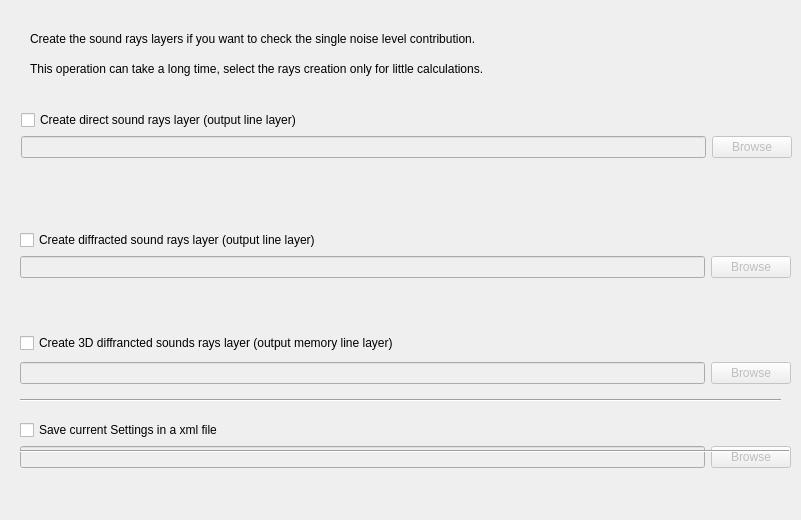
   <widget class="QWidget" name="tabDebug">
    <property name="whatsThis">
     <string/>
    </property>
    <attribute name="title">
     <string>Options</string>
    </attribute>
    <widget class="QLabel" name="label_14">
     <property name="geometry">
      <rect>
       <x>30</x>
       <y>30</y>
       <width>641</width>
       <height>17</height>
      </rect>
     </property>
     <property name="text">
      <string>Create the sound rays layers if you want to check the single noise level contribution.</string>
     </property>
     <property name="alignment">
      <set>Qt::AlignLeading|Qt::AlignLeft|Qt::AlignVCenter</set>
     </property>
    </widget>
    <widget class="QWidget" name="verticalLayoutWidget_12">
     <property name="geometry">
      <rect>
       <x>20</x>
       <y>230</y>
       <width>771</width>
       <height>91</height>
      </rect>
     </property>
     <layout class="QVBoxLayout" name="rays_layer_verticalLayout_2">
      <property name="sizeConstraint">
       <enum>QLayout::SetMaximumSize</enum>
      </property>
      <item>
       <widget class="QCheckBox" name="diff_rays_layer_checkBox">
        <property name="enabled">
         <bool>true</bool>
        </property>
        <property name="text">
         <string>Create diffracted sound rays layer (output line layer)</string>
        </property>
        <property name="checked">
         <bool>false</bool>
        </property>
       </widget>
      </item>
      <item>
       <layout class="QHBoxLayout" name="rays_layer_horizontalLayout_2">
        <property name="sizeConstraint">
         <enum>QLayout::SetFixedSize</enum>
        </property>
        <item>
         <widget class="QLineEdit" name="diff_rays_layer_lineEdit">
          <property name="enabled">
           <bool>false</bool>
          </property>
          <property name="sizePolicy">
           <sizepolicy hsizetype="Expanding" vsizetype="Maximum">
            <horstretch>0</horstretch>
            <verstretch>0</verstretch>
           </sizepolicy>
          </property>
         </widget>
        </item>
        <item>
         <widget class="QPushButton" name="diff_rays_layer_pushButton">
          <property name="enabled">
           <bool>false</bool>
          </property>
          <property name="sizePolicy">
           <sizepolicy hsizetype="Fixed" vsizetype="Fixed">
            <horstretch>0</horstretch>
            <verstretch>0</verstretch>
           </sizepolicy>
          </property>
          <property name="text">
           <string>Browse</string>
          </property>
         </widget>
        </item>
       </layout>
      </item>
     </layout>
    </widget>
    <widget class="QWidget" name="verticalLayoutWidget_7">
     <property name="geometry">
      <rect>
       <x>21</x>
       <y>110</y>
       <width>771</width>
       <height>91</height>
      </rect>
     </property>
     <layout class="QVBoxLayout" name="rays_layer_verticalLayout">
      <property name="sizeConstraint">
       <enum>QLayout::SetMaximumSize</enum>
      </property>
      <item>
       <widget class="QCheckBox" name="rays_layer_checkBox">
        <property name="enabled">
         <bool>true</bool>
        </property>
        <property name="text">
         <string>Create direct sound rays layer (output line layer)</string>
        </property>
        <property name="checked">
         <bool>false</bool>
        </property>
       </widget>
      </item>
      <item>
       <layout class="QHBoxLayout" name="rays_layer_horizontalLayout">
        <property name="sizeConstraint">
         <enum>QLayout::SetFixedSize</enum>
        </property>
        <item>
         <widget class="QLineEdit" name="rays_layer_lineEdit">
          <property name="enabled">
           <bool>false</bool>
          </property>
          <property name="sizePolicy">
           <sizepolicy hsizetype="Expanding" vsizetype="Maximum">
            <horstretch>0</horstretch>
            <verstretch>0</verstretch>
           </sizepolicy>
          </property>
         </widget>
        </item>
        <item>
         <widget class="QPushButton" name="rays_layer_pushButton">
          <property name="enabled">
           <bool>false</bool>
          </property>
          <property name="sizePolicy">
           <sizepolicy hsizetype="Fixed" vsizetype="Fixed">
            <horstretch>0</horstretch>
            <verstretch>0</verstretch>
           </sizepolicy>
          </property>
          <property name="text">
           <string>Browse</string>
          </property>
         </widget>
        </item>
       </layout>
      </item>
     </layout>
    </widget>
    <widget class="QLabel" name="label_15">
     <property name="geometry">
      <rect>
       <x>30</x>
       <y>60</y>
       <width>641</width>
       <height>17</height>
      </rect>
     </property>
     <property name="text">
      <string>This operation can take a long time, select the rays creation only for little calculations.</string>
     </property>
     <property name="alignment">
      <set>Qt::AlignLeading|Qt::AlignLeft|Qt::AlignVCenter</set>
     </property>
    </widget>
    <widget class="QWidget" name="verticalLayoutWidget_8">
     <property name="geometry">
      <rect>
       <x>20</x>
       <y>420</y>
       <width>771</width>
       <height>91</height>
      </rect>
     </property>
     <layout class="QVBoxLayout" name="rays_layer_verticalLayout_3">
      <property name="sizeConstraint">
       <enum>QLayout::SetMaximumSize</enum>
      </property>
      <item>
       <widget class="QCheckBox" name="save_settings_checkBox">
        <property name="enabled">
         <bool>true</bool>
        </property>
        <property name="text">
         <string>Save current Settings in a xml file</string>
        </property>
        <property name="checked">
         <bool>false</bool>
        </property>
       </widget>
      </item>
      <item>
       <layout class="QHBoxLayout" name="rays_layer_horizontalLayout_3">
        <property name="sizeConstraint">
         <enum>QLayout::SetFixedSize</enum>
        </property>
        <item>
         <widget class="QLineEdit" name="save_settings_lineEdit">
          <property name="enabled">
           <bool>false</bool>
          </property>
          <property name="sizePolicy">
           <sizepolicy hsizetype="Expanding" vsizetype="Maximum">
            <horstretch>0</horstretch>
            <verstretch>0</verstretch>
           </sizepolicy>
          </property>
         </widget>
        </item>
        <item>
         <widget class="QPushButton" name="save_settings_pushButton">
          <property name="enabled">
           <bool>false</bool>
          </property>
          <property name="sizePolicy">
           <sizepolicy hsizetype="Fixed" vsizetype="Fixed">
            <horstretch>0</horstretch>
            <verstretch>0</verstretch>
           </sizepolicy>
          </property>
          <property name="text">
           <string>Browse</string>
          </property>
         </widget>
        </item>
       </layout>
      </item>
     </layout>
    </widget>
    <widget class="Line" name="line_4">
     <property name="geometry">
      <rect>
       <x>20</x>
       <y>390</y>
       <width>761</width>
       <height>20</height>
      </rect>
     </property>
     <property name="orientation">
      <enum>Qt::Horizontal</enum>
     </property>
    </widget>
    <widget class="Line" name="line_2">
     <property name="geometry">
      <rect>
       <x>20</x>
       <y>450</y>
       <width>769</width>
       <height>3</height>
      </rect>
     </property>
     <property name="orientation">
      <enum>Qt::Horizontal</enum>
     </property>
    </widget>
    <widget class="QWidget" name="">
     <property name="geometry">
      <rect>
       <x>20</x>
       <y>330</y>
       <width>771</width>
       <height>59</height>
      </rect>
     </property>
     <layout class="QVBoxLayout" name="verticalLayout_3">
      <item>
       <widget class="QCheckBox" name="diff3DRaysCheck">
        <property name="text">
         <string>Create 3D diffrancted sounds rays layer (output memory line layer)</string>
        </property>
       </widget>
      </item>
      <item>
       <layout class="QHBoxLayout" name="horizontalLayout_13">
        <item>
         <widget class="QLineEdit" name="diff3D_rays_layer_lineEdit">
          <property name="enabled">
           <bool>false</bool>
          </property>
         </widget>
        </item>
        <item>
         <widget class="QPushButton" name="dif3Df_rays_layer_pushButton">
          <property name="enabled">
           <bool>false</bool>
          </property>
          <property name="text">
           <string>Browse</string>
          </property>
         </widget>
        </item>
       </layout>
      </item>
     </layout>
    </widget>
   </widget>
